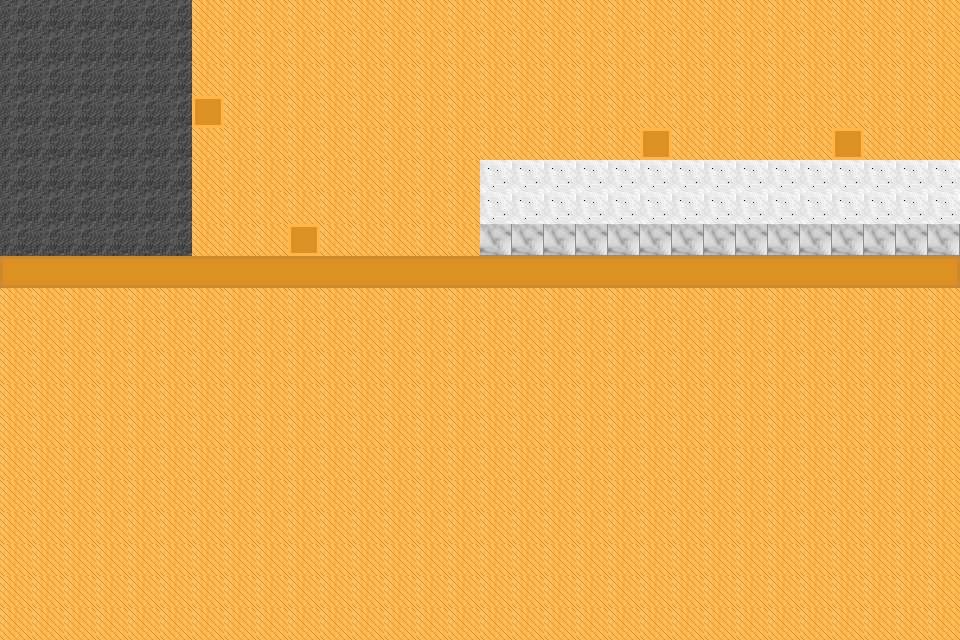

Below is a game level as drawn by its tile map, then a one-line description and the .tmx that defines it (tile-layer data replaced by summaries):
An orthogonal 30x20 tile map with 32x32 px tiles, 1 tile layer (Background).

<map version="1.0" orientation="orthogonal" renderorder="right-up" width="30" height="20" tilewidth="32" tileheight="32">
 <properties>
  <property name="Cassa" value="9,12" />
  <property name="Consegna" value="2,2" />
  <property name="Farcitura" value="20,15" />
  <property name="Forno" value="6,16" />
  <property name="Fuori" value="1,1" />
  <property name="Lavaggio" value="3,3" />
  <property name="Scatole" value="4,4" />
  <property name="Stesura" value="26,15" />
 </properties>
 <tileset firstgid="1" name="Main" tilewidth="32" tileheight="32">
  <image source="tilesets/tileset.png" width="128" height="64" />
 </tileset>
 <layer name="Background" width="30" height="20">
  <data>[600 cells, 600 non-empty, 8 distinct tile ids]</data>
 </layer>
</map>